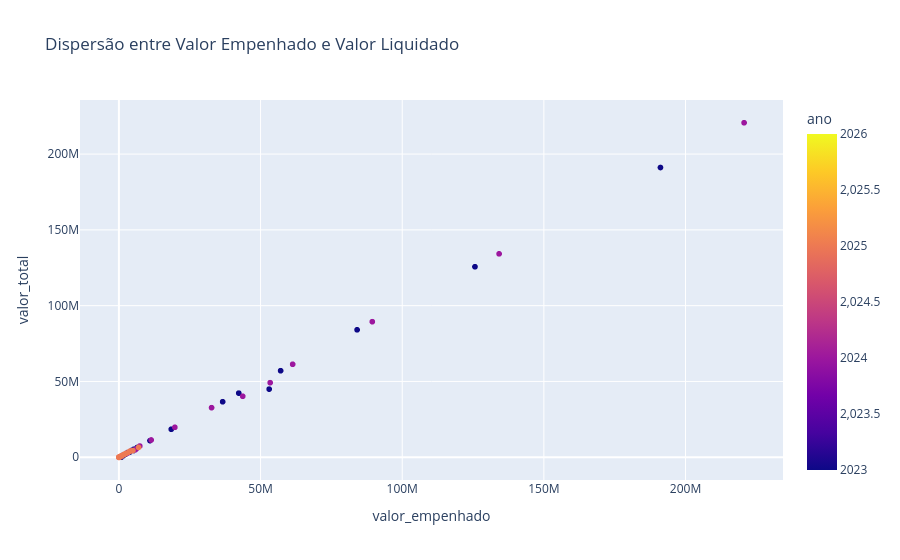

Notebook cell for this chart:
### Code cell
fig = px.scatter(df, x='valor_empenhado', y='valor_total', title='Dispersão entre Valor Empenhado e Valor Liquidado', color='ano')

fig.show()

# criar aba de eventos futuros ou nos indicadores

### Figure 1 — Plotly figure (JSON) as saved in the notebook; plotly's stock layout.template omitted (floating-point values rounded to 4 significant figures; data arrays with more than 128 entries replaced by an {"elided": "..."} marker saying what was removed)
{"data": [{"hovertemplate": "valor_empenhado=%{x}<br>valor_total=%{y}<br>ano=%{marker.color}<extra></extra>", "legendgroup": "", "marker": {"color": {"elided": "7883 int values"}, "coloraxis": "coloraxis", "symbol": "circle"}, "mode": "markers", "name": "", "showlegend": false, "type": "scattergl", "x": {"elided": "7883 float values"}, "xaxis": "x", "y": {"elided": "7883 float values"}, "yaxis": "y"}], "layout": {"coloraxis": {"colorbar": {"title": {"text": "ano"}}, "colorscale": [[0, "#0d0887"], [0.1111, "#46039f"], [0.2222, "#7201a8"], [0.3333, "#9c179e"], [0.4444, "#bd3786"], [0.5556, "#d8576b"], [0.6667, "#ed7953"], [0.7778, "#fb9f3a"], [0.8889, "#fdca26"], [1, "#f0f921"]]}, "legend": {"tracegroupgap": 0}, "title": {"text": "Dispersão entre Valor Empenhado e Valor Liquidado"}, "xaxis": {"anchor": "y", "domain": [0, 1], "title": {"text": "valor_empenhado"}}, "yaxis": {"anchor": "x", "domain": [0, 1], "title": {"text": "valor_total"}}}}
